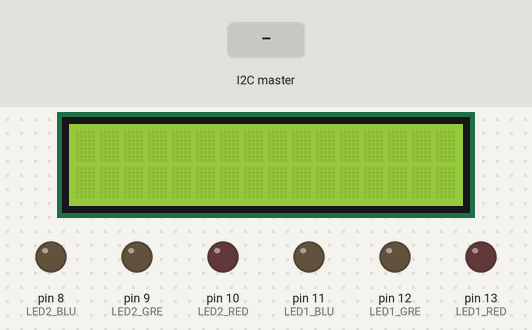
Bench run of a sketch on a simulated Arduino Uno, built with avr-gcc and run on an emulated ATmega328P. On the bench: 16×2 character LCD, output pins drawn as LEDs (lit = HIGH). Inputs (shaded band) come from the test bench. What the sketch prints to the serial monitor is not drawn.

Above: at 1.2 s.
1.3 s: the I2C master sends "!"
At 2.5 s:
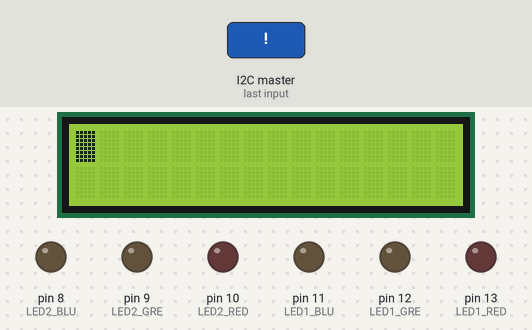
2.8 s: the I2C master sends the byte 1
At 3.8 s:
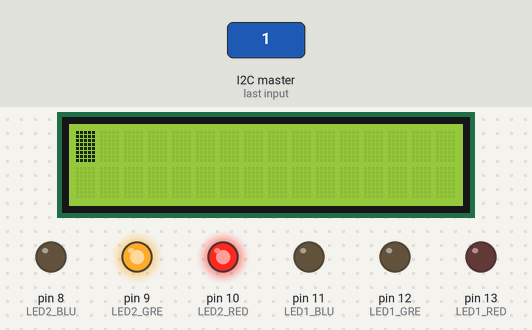
Timing chart, 0 to 5.8 s (numbered marks = the images above; inputs shaded):
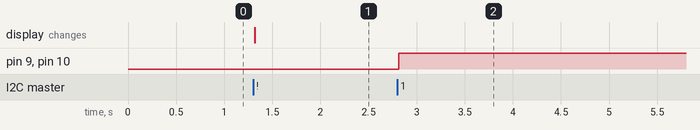

The sketch:

Slave.ino
```cpp
/*
 * Wire : Slave
 * Board # : 2
 * Components : LCD, two button, two LED
 *
 */
#include <Wire.h>
#include <LiquidCrystal.h>

// 자신의 슬레이브 주소를 설정해 줍니다.(슬레이브 주소에 맞게 수정해야 합니다.)
#define SLAVE 4

#define LED1_RED 13
#define LED1_GRE 12
#define LED1_BLU 11

#define LED2_RED 10
#define LED2_GRE 9
#define LED2_BLU 8

#define BTN_PIN1 7 // YES Button
#define BTN_PIN2 6 // No Button


LiquidCrystal lcd(1, 0, 4, 5, 6, 7);

// 카운터
byte count = 0;


void setYesNoBtnLCD(){
  lcd.setCursor(0,1);
  lcd.write("   YES     NO   ");
  lcd.display();
}

void setColor(int ledNum, int red, int green, int blue)
{
  if (!ledNum){ // 0 ; jacket
    analogWrite(LED1_RED, red);
    analogWrite(LED1_GRE, green);
    analogWrite(LED1_BLU, blue);
  } else { // 1; top
    analogWrite(LED2_RED, red);
    analogWrite(LED2_GRE, green);
    analogWrite(LED2_BLU, blue);
  }
}
void receiveFromMaster(int bytes) {
  int temp = 0;
   int ledNum = -1;
   int r = 0;
   int g = 0;
   int b = 0;
   char data;
   data = "";
  while( Wire.available()){
    temp = Wire.read();
    if (temp == 1){ // set LED
      /*
       * LED send
       * 1. send 1
       * 2. send led light number, r, g, b value in order
       */
      ledNum = Wire.read();
      if (ledNum == 0){ //if it have jacket led color
        Serial.print("Printing Jacket : ");
      } else {
       Serial.print("Printing Top : ");
      }
        r = Wire.read();
        g = Wire.read();
        b = Wire.read();
        Serial.print("r : ");
        Serial.print(r);
        Serial.print("g : ");
        Serial.print(g);
        Serial.print("b : ");
        Serial.println(b);
       setColor(ledNum, r, g, b);
    } else {// set LCD
      /*
       * LCD send
       * 1. send 2
       * 2. send ! (if you want to print yes no button on second row)or sth else
       * 3. send msg
       */
      lcd.clear();
      data = Wire.read();
      if (data == '!'){ //use yes no button
        setYesNoBtnLCD();
      }
      lcd.home();
      lcd.write(Wire.read());
      }
      lcd.autoscroll();
      lcd.display();
    }
  }

void sendBtnInfo() {
  Wire.write("HI, I am  Slave. ");
  // send button information
  while(true){
    if (digitalRead(BTN_PIN1) == LOW) //if Yes was pressed
    {
      Wire.write(BTN_PIN1);
      return;
    } else if (digitalRead(BTN_PIN2) == LOW) // if No was pressed
    {
      Wire.write(BTN_PIN2);
      return;
    }
  }
}
void setup() {

  pinMode(BTN_PIN1,INPUT);
  pinMode(BTN_PIN2,INPUT);

  pinMode(LED1_RED, OUTPUT);
  pinMode(LED1_GRE, OUTPUT);
  pinMode(LED1_BLU, OUTPUT);

  pinMode(LED2_RED, OUTPUT);
  pinMode(LED2_GRE, OUTPUT);
  pinMode(LED2_BLU, OUTPUT);

  lcd.begin(16, 2);
  Serial.begin(9600);

  // Wire 라이브러리 초기화
  // 슬레이브로 참여하기 위해서는 주소를 지정해야 한다.
  Wire.begin(SLAVE);
  Wire.onReceive(receiveFromMaster);
  // 마스터의 데이터 전송 요구가 있을 때 처리할 함수 등록
  Wire.onRequest(sendBtnInfo);
}

void loop () {
  // Request
}
```

Measured:
- after the input at 1.3 s, the display: changes at once (image 1)
- after the input at 2.8 s, pin 9 (LED2_GRE), pin 10 (LED2_RED): LOW → HIGH at once
